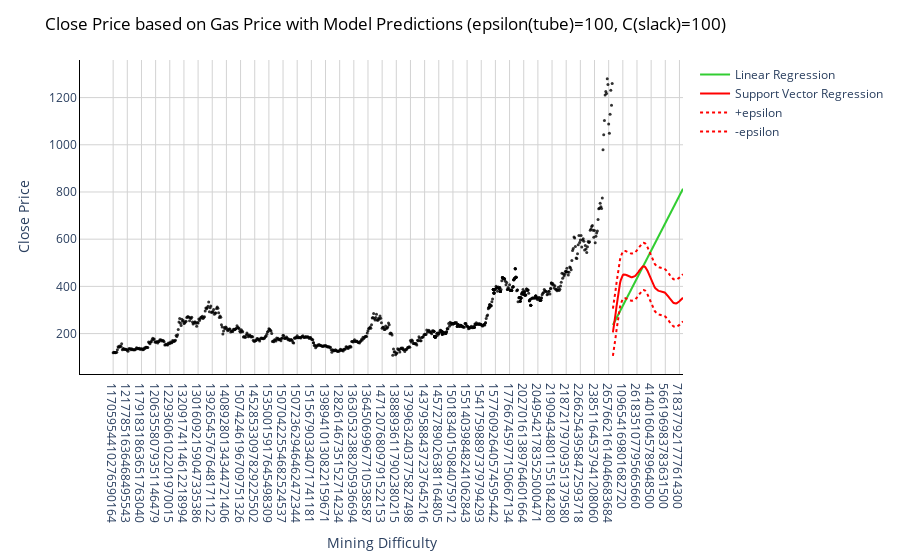

The code cell stored with this chart in its notebook:
### Code cell
# Create a scatter plot
fig = px.scatter(eth_master_df, x=eth_master_df['Mining Difficulty'], y=eth_master_df['Close Price'], 
                 opacity=0.8, color_discrete_sequence=['black'])

# Add a best-fit line
fig.add_traces(go.Scatter(x=x_range, y=y_lr, name='Linear Regression', line=dict(color='limegreen')))
fig.add_traces(go.Scatter(x=x_range, y=y_svr, name='Support Vector Regression', line=dict(color='red')))
fig.add_traces(go.Scatter(x=x_range, y=y_svr+100, name='+epsilon', line=dict(color='red', dash='dot')))
fig.add_traces(go.Scatter(x=x_range, y=y_svr-100, name='-epsilon', line=dict(color='red', dash='dot')))

# Change chart background color
fig.update_layout(dict(plot_bgcolor = 'white'))

# Update axes lines
fig.update_xaxes(showgrid=True, gridwidth=1, gridcolor='lightgrey', 
                 zeroline=True, zerolinewidth=1, zerolinecolor='lightgrey', 
                 showline=True, linewidth=1, linecolor='black')

fig.update_yaxes(showgrid=True, gridwidth=1, gridcolor='lightgrey', 
                 zeroline=True, zerolinewidth=1, zerolinecolor='lightgrey', 
                 showline=True, linewidth=1, linecolor='black')

# Set figure title
fig.update_layout(title=dict(text="Close Price based on Gas Price with Model Predictions (epsilon(tube)=100, C(slack)=100)", 
                             font=dict(color='black')))
# Update marker size
fig.update_traces(marker=dict(size=3))

fig.show()
